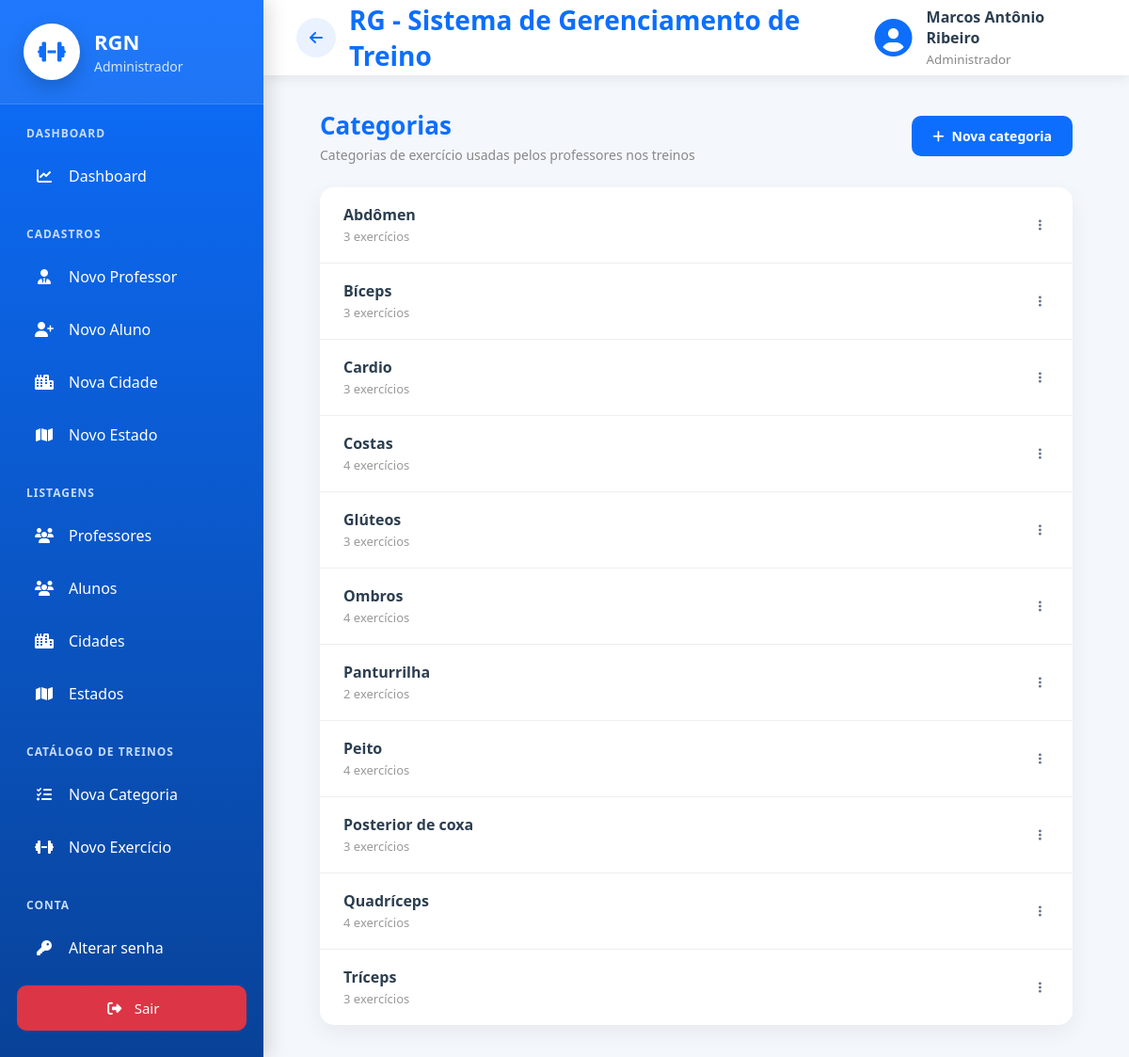
/exercicios/listar/categoria/ (signed in), run on the app's committed database.
### cadastros/models.py (models this page shows, shortened)
class Auditoria(models.Model):
    cadastrado_em = models.DateTimeField(auto_now_add=True, verbose_name="Cadastrado em")
    atualizado_em = models.DateTimeField(auto_now=True, verbose_name="Atualizado em")
    class Meta:
        abstract = True

class Pessoa(Auditoria):
    TIPO_CHOICES = [
        ('ALUNO', 'Aluno'),
        ('PROFESSOR', 'Professor'),
        ('ADMINISTRADOR', 'Administrador')
    ]
    SEXO_CHOICES = [
        ('M', 'Masculino'),
        ('F', 'Feminino'),
        ('O', 'Outro'),
    ]
    NIVEL_CHOICES = [
        (1, 'Iniciante'),
        (2, 'Intermediário'),
        (3, 'Avançado'),
    ]
    tipo = models.CharField(max_length=20, choices=TIPO_CHOICES, verbose_name="Tipo de Pessoa")
    nome = models.CharField(max_length=50, verbose_name="Nome")
    data_nascimento = models.DateField(verbose_name="Data de nascimento",null=True,blank=True,validators=[validar_data_nascimento],)
    cpf = models.CharField(max_length=11, unique=True, verbose_name="CPF")
    telefone = models.CharField(max_length=15, verbose_name="Telefone")
    objetivo = models.TextField(verbose_name="Objetivo", null=True, blank=True)
    sexo = models.CharField(max_length=20, choices=SEXO_CHOICES, verbose_name="Sexo", null=True, blank=True)
    nivel = models.IntegerField(choices=NIVEL_CHOICES, verbose_name="Nível", null=True, blank=True)
    cidade = models.ForeignKey(Cidade, on_delete=models.PROTECT)
    professor = models.ForeignKey("self", on_delete=models.PROTECT, related_name="alunos", limit_choices_to={"tipo": "PROFESSOR"}, null=True, blank=True)
    usuario = models.OneToOneField("auth.User", on_delete=models.CASCADE, related_name="pessoa_usuario")
    precisa_trocar_senha = models.BooleanField(default=False, verbose_name="Precisa trocar a senha")

### exercicio/models.py (models this page shows, shortened)
class Categoria(Auditoria):
    nome = models.CharField(max_length=100, verbose_name="Categoria")

### exercicio/views.py (the view)
# urls.py: path('listar/categoria/', CategoriaList.as_view(), name="listar-categoria"),
class CategoriaList(LoginRequiredMixin, GroupRequiredMixin, ListView):
    model = Categoria
    template_name = 'listar_categoria.html'
    context_object_name = 'categorias'
    group_required = ["Administrador"]
    def get_queryset(self):
        return Categoria.objects.annotate(
            qtd_exercicios=Count('exercicio')
        ).order_by('nome')

### exercicio/templates/listar_categoria.html (shortened to what this page needs)
{% extends 'modelo.html' %}
{% load static %}
{% block css %}
<link rel="stylesheet" href="{% static 'css/paginas/modelo.css' %}">
<link rel="stylesheet" href="{% static 'css/exercicio/listar_categoria.css' %}">
{% endblock %}
{% block main %}
<div class="lista-page">
    <div class="lista-header">
        <div>
            <h2>Categorias</h2>
            <p>Categorias de exercício usadas pelos professores nos treinos</p>
        </div>
        <a href="{% url 'cadastrar-categoria' %}" class="btn-nova">
            <i class="fas fa-plus"></i>
            Nova categoria
        </a>
    </div>
    <div class="lista-card">
        {% for categoria in categorias %}
        <div class="lista-item">
            <a href="{% url 'listar-exercicio-categoria' categoria.pk %}" class="item-info item-link">
                <strong>{{ categoria.nome }}</strong>
                <span>{{ categoria.qtd_exercicios }} exercício{{ categoria.qtd_exercicios|pluralize }}</span>
            </a>
            <div class="item-acoes">
                {% url 'editar-categoria' categoria.pk as editar_url %}
                {% if categoria.qtd_exercicios == 0 %}
                {% url 'excluir-categoria' categoria.pk as excluir_url %}
                {% endif %}
                {% include '_acoes_dropdown.html' with editar_url=editar_url excluir_url=excluir_url excluir_bloqueado="Não é possível excluir: há exercícios nesta categoria" %}
            </div>
        </div>
        {% empty %}
        <div class="lista-vazio">Nenhuma categoria cadastrada ainda.</div>
        {% endfor %}
    </div>
</div>
{% endblock %}

### paginas/templates/modelo.html (shortened to what this page needs)
{% load static %}
<!DOCTYPE html>
<html lang="pt-br">
<head>
    <link rel="stylesheet" href="{% static 'css/paginas/modelo.css' %}">
    <link rel="stylesheet" href="{% static 'css/paginas/menu.css' %}">
    <link rel="stylesheet" href="{% static 'css/paginas/dashboard/dashboard_admin.css' %}">
    <link rel="stylesheet" href="{% static 'css/paginas/dashboard/dashboard_aluno.css' %}">
    <link rel="stylesheet" href="{% static 'css/paginas/dashboard/dashboard_professor.css' %}">
    <link rel="stylesheet" href="https://cdnjs.cloudflare.com/ajax/libs/font-awesome/6.7.2/css/all.min.css">
    <link rel="stylesheet" href="{% static 'css/global/ordenar_tabela.css' %}">
    <link rel="stylesheet" href="{% static 'css/global/acoes_dropdown.css' %}">
    <link rel="stylesheet" href="{% static 'css/global/kpi_cards.css' %}">
    {% block css %}
    {% endblock %}
</head>
<body>
    <div class="layout">
        {% if request.user.is_authenticated %}
        {% if is_admin %}
        {% include 'menus/menu_admin.html' %}
        {% elif is_professor %}
        {% include 'menus/menu_professor.html' %}
        {% elif is_aluno %}
        {% include 'menus/menu_aluno.html' %}
        {% endif %}
        {% endif %}
        <div class="main-area">
            <header class="topbar">
                <div class="titulo">
                    {% if request.user.is_authenticated %}
                    {% if request.resolver_match.url_name != 'inicio' %}
                    <a href="{% url 'inicio' %}" id="btn-voltar" class="btn-voltar-topo" title="Voltar">
                        <i class="fas fa-arrow-left"></i>
                    </a>
                    {% endif %}
                    {% endif %}
                    <h2>
                        {% block titulo %}
                        RG - Sistema de Gerenciamento de Treino
                        {% endblock %}
                    </h2>
                </div>
                {% if request.user.is_authenticated %}
                <div class="usuario">
                    <i class="fas fa-circle-user"></i>
                    <div>
                        <strong>
                            {{ request.user.pessoa_usuario.nome }}
                        </strong>
                        <small>
                            {% if is_admin %}
                            Administrador
                            {% elif is_professor %}
                            Professor
                            {% elif is_aluno %}
                            Aluno
                            {% endif %}
                        </small>
                    </div>
                </div>
                {% endif %}
            </header>
            <main class="conteudo">
                {% block main %}
                {% endblock %}
            </main>
        </div>
    </div>
</body>
</html>

### paginas/templates/_acoes_dropdown.html (shortened to what this page needs)
<div class="acoes-dropdown">
    <button type="button" class="acoes-dropdown-toggle" aria-haspopup="menu" aria-expanded="false" aria-label="Ações">
        <i class="fas fa-ellipsis-vertical"></i>
    </button>
</div>

### static/css/paginas/modelo.css (style rules this page uses)
* { margin:0; padding:0; box-sizing:border-box; font-family:"Segoe UI",sans-serif; }
body { background:#f4f7fb; color:#2c3e50; }
.layout { display:flex; min-height:100vh; }
.main-area { margin-left:280px; width:calc(100% - 280px); display:flex; flex-direction:column; }
.topbar { height:80px; background:white; display:flex; justify-content:space-between; align-items:center; padding:0 35px; box-shadow:0 3px 12px rgba(0,0,0,.08); }
.titulo h2 { color:#0d6efd; font-size:28px; }
.usuario { display:flex; align-items:center; gap:15px; }
.usuario i { font-size:40px; color:#0d6efd; }
.usuario strong { display:block; font-size:16px; }
.usuario small { color:#888; }
.conteudo { flex:1; padding:35px; }
.titulo { display:flex; align-items:center; gap:14px; }
.btn-voltar-topo { width:42px; height:42px; display:flex; align-items:center; justify-content:center; flex-shrink:0; border-radius:50%; background:#eaf2ff; color:#0d6efd; text-decoration:none; font-size:16px; transition:.2s; }

### static/css/paginas/dashboard/dashboard_admin.css (style rules this page uses)
* { margin:0; padding:0; box-sizing:border-box; }

### static/css/global/acoes_dropdown.css (style rules this page uses)
.acoes-dropdown { display: inline-block; }
.acoes-dropdown-toggle { background: none; border: none; padding: 6px 8px; border-radius: 8px; color: #64748b; cursor: pointer; }

### static/css/exercicio/listar_categoria.css (style rules this page uses)
.lista-page { max-width:800px; margin:0 auto; }
.lista-header { display:flex; justify-content:space-between; align-items:center; gap:15px; flex-wrap:wrap; margin-bottom:25px; }
.lista-header h2 { color:#0d6efd; font-size:26px; }
.lista-header p { color:#888; font-size:14px; margin-top:4px; }
.btn-nova { display:inline-flex; align-items:center; gap:8px; background:#0d6efd; color:white; text-decoration:none; padding:12px 22px; border-radius:10px; font-size:14px; font-weight:600; transition:.3s; }
.lista-card { background:white; border-radius:15px; box-shadow:0 8px 25px rgba(0,0,0,.06); overflow:hidden; }
.lista-item { display:flex; justify-content:space-between; align-items:center; gap:15px; padding:18px 25px; border-bottom:1px solid #eee; transition:.2s; }
.lista-item:last-child { border-bottom:none; }
.item-info strong { display:block; color:#2c3e50; font-size:16px; }
.item-info span { color:#999; font-size:13px; }
.item-acoes { display:flex; gap:10px; }
.item-link { flex:1; text-decoration:none; }
.lista-item .item-info { flex:1; }

### data on the page
Categoria: nome "Abdômen", qtd_exercicios "3"
Categoria: nome "Bíceps", qtd_exercicios "3"
Categoria: nome "Cardio", qtd_exercicios "3"
Categoria: nome "Costas", qtd_exercicios "4"
Categoria: nome "Glúteos", qtd_exercicios "3"
Categoria: nome "Ombros", qtd_exercicios "4"
Categoria: nome "Panturrilha", qtd_exercicios "2"
Categoria: nome "Peito", qtd_exercicios "4"
Categoria: nome "Posterior de coxa", qtd_exercicios "3"
Categoria: nome "Quadríceps", qtd_exercicios "4"
Categoria: nome "Tríceps", qtd_exercicios "3"

### other printed values
{{ request.user.pessoa_usuario.nome }} "Marcos Antônio Ribeiro"
